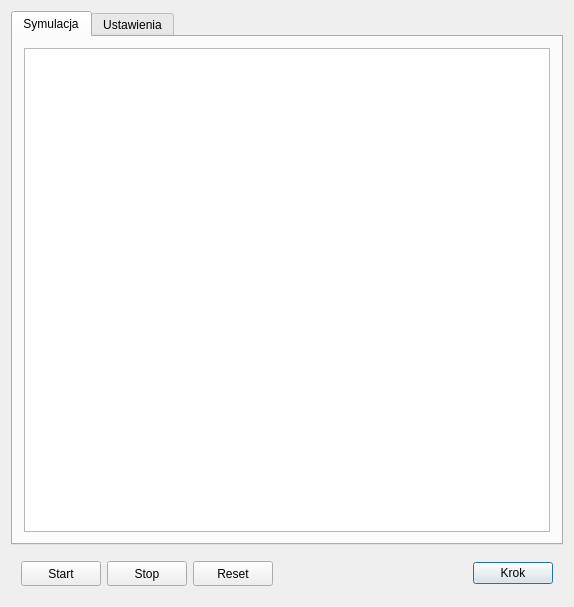
<?xml version="1.0" encoding="UTF-8"?>
<ui version="4.0">
 <class>Dialog</class>
 <widget class="QDialog" name="Dialog">
  <property name="geometry">
   <rect>
    <x>0</x>
    <y>0</y>
    <width>574</width>
    <height>607</height>
   </rect>
  </property>
  <property name="sizePolicy">
   <sizepolicy hsizetype="Maximum" vsizetype="Maximum">
    <horstretch>1</horstretch>
    <verstretch>1</verstretch>
   </sizepolicy>
  </property>
  <property name="windowTitle">
   <string>Symulator boga</string>
  </property>
  <property name="sizeGripEnabled">
   <bool>false</bool>
  </property>
  <layout class="QGridLayout" name="gridLayout_4">
   <item row="0" column="0">
    <layout class="QGridLayout" name="gridLayout_3">
     <item row="1" column="0">
      <widget class="QTabWidget" name="tabWidget">
       <property name="currentIndex">
        <number>0</number>
       </property>
       <widget class="QWidget" name="simulation">
        <attribute name="title">
         <string>Symulacja</string>
        </attribute>
        <layout class="QGridLayout" name="gridLayout">
         <item row="0" column="1">
          <layout class="QGridLayout" name="gridLayout_2">
           <item row="0" column="0">
            <widget class="QGraphicsView" name="pasture">
             <property name="maximumSize">
              <size>
               <width>16777215</width>
               <height>16777215</height>
              </size>
             </property>
             <property name="baseSize">
              <size>
               <width>0</width>
               <height>0</height>
              </size>
             </property>
            </widget>
           </item>
          </layout>
         </item>
        </layout>
       </widget>
       <widget class="QWidget" name="settings">
        <attribute name="title">
         <string>Ustawienia</string>
        </attribute>
        <layout class="QGridLayout" name="gridLayout_6"/>
       </widget>
      </widget>
     </item>
    </layout>
   </item>
   <item row="1" column="0">
    <layout class="QGridLayout" name="gridLayout_7">
     <property name="sizeConstraint">
      <enum>QLayout::SetMinimumSize</enum>
     </property>
     <property name="leftMargin">
      <number>10</number>
     </property>
     <property name="topMargin">
      <number>10</number>
     </property>
     <property name="rightMargin">
      <number>10</number>
     </property>
     <property name="bottomMargin">
      <number>10</number>
     </property>
     <item row="0" column="1">
      <spacer name="horizontalSpacer">
       <property name="orientation">
        <enum>Qt::Horizontal</enum>
       </property>
       <property name="sizeHint" stdset="0">
        <size>
         <width>13</width>
         <height>24</height>
        </size>
       </property>
      </spacer>
     </item>
     <item row="0" column="2">
      <layout class="QHBoxLayout" name="horizontalLayout">
       <item>
        <widget class="QPushButton" name="step_button">
         <property name="maximumSize">
          <size>
           <width>16777215</width>
           <height>16777215</height>
          </size>
         </property>
         <property name="text">
          <string>Krok</string>
         </property>
        </widget>
       </item>
      </layout>
     </item>
     <item row="0" column="0">
      <layout class="QHBoxLayout" name="horizontalLayout_3" stretch="0,0,0">
       <item>
        <widget class="QPushButton" name="start_button">
         <property name="minimumSize">
          <size>
           <width>80</width>
           <height>25</height>
          </size>
         </property>
         <property name="maximumSize">
          <size>
           <width>50</width>
           <height>16777215</height>
          </size>
         </property>
         <property name="text">
          <string>Start</string>
         </property>
        </widget>
       </item>
       <item>
        <widget class="QPushButton" name="stop_button">
         <property name="minimumSize">
          <size>
           <width>80</width>
           <height>25</height>
          </size>
         </property>
         <property name="maximumSize">
          <size>
           <width>50</width>
           <height>16777215</height>
          </size>
         </property>
         <property name="text">
          <string>Stop</string>
         </property>
        </widget>
       </item>
       <item>
        <widget class="QPushButton" name="reset_button">
         <property name="sizePolicy">
          <sizepolicy hsizetype="Minimum" vsizetype="Fixed">
           <horstretch>0</horstretch>
           <verstretch>0</verstretch>
          </sizepolicy>
         </property>
         <property name="minimumSize">
          <size>
           <width>80</width>
           <height>25</height>
          </size>
         </property>
         <property name="maximumSize">
          <size>
           <width>50</width>
           <height>16777215</height>
          </size>
         </property>
         <property name="text">
          <string>Reset</string>
         </property>
        </widget>
       </item>
      </layout>
     </item>
    </layout>
   </item>
  </layout>
 </widget>
 <layoutdefault spacing="6" margin="11"/>
 <resources/>
 <connections/>
</ui>
